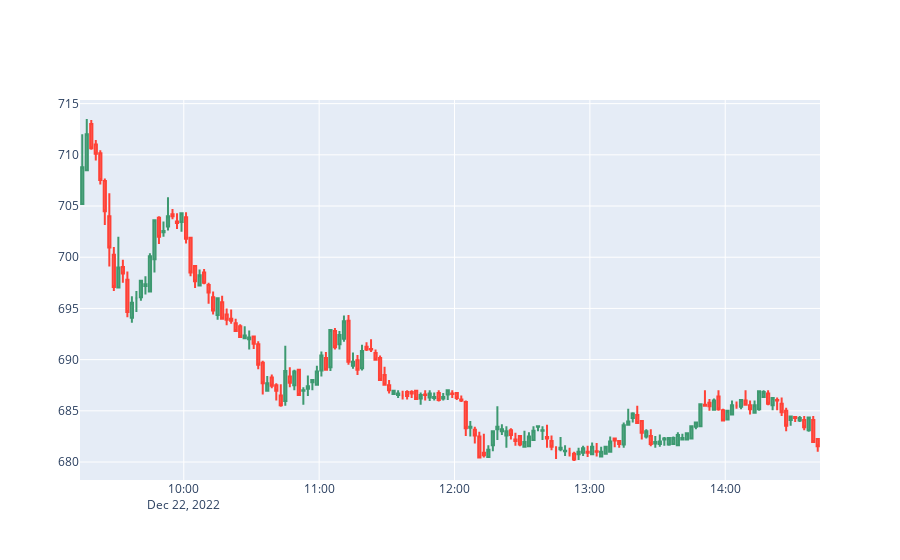

The notebook cell this image was saved under:
### Code cell
url = "https://groww.in/v1/api/charting_service/v2/chart/exchange/NSE/segment/CASH/LICI/daily?intervalInMinutes=2"
price = requests.get(url).json()

prices = pd.DataFrame(price['candles'])

prices.columns = ['date', 'open', 'high', 'low', 'close', 'volume']

prices['date'] = pd.to_datetime(prices['date'], unit='s')

prices['date'] = prices['date'] + pd.DateOffset(hours=5, minutes=30)

prices.set_index('date', inplace=True)
print(prices)
fig = go.Figure(data=[go.Candlestick(x=prices.index, open=prices['open'], high=prices['high'], low=prices['low'], close=prices['close'])])
fig.update_xaxes(rangeslider_visible=False)  
fig.show()

### Figure 1 — Plotly figure (JSON) as saved in the notebook; plotly's stock layout.template omitted (floating-point values rounded to 4 significant figures; data arrays with more than 128 entries replaced by an {"elided": "..."} marker saying what was removed)
{"data": [{"close": {"elided": "164 float values"}, "high": {"elided": "164 float values"}, "low": {"elided": "164 float values"}, "open": {"elided": "164 float values"}, "type": "candlestick", "x": {"elided": "164 str values"}}], "layout": {"xaxis": {"rangeslider": {"visible": false}}}}
